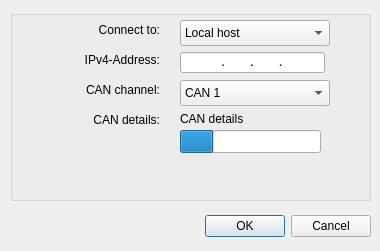
<?xml version="1.0" encoding="UTF-8"?>
<ui version="4.0">
 <class>QCanSocketDialog</class>
 <widget class="QDialog" name="QCanSocketDialog">
  <property name="geometry">
   <rect>
    <x>0</x>
    <y>0</y>
    <width>380</width>
    <height>251</height>
   </rect>
  </property>
  <property name="windowTitle">
   <string>Connect to CAN interface</string>
  </property>
  <widget class="QDialogButtonBox" name="pclButtonBox">
   <property name="geometry">
    <rect>
     <x>10</x>
     <y>210</y>
     <width>361</width>
     <height>32</height>
    </rect>
   </property>
   <property name="orientation">
    <enum>Qt::Horizontal</enum>
   </property>
   <property name="standardButtons">
    <set>QDialogButtonBox::Cancel|QDialogButtonBox::Ok</set>
   </property>
  </widget>
  <widget class="QGroupBox" name="pclGroupBoxM">
   <property name="geometry">
    <rect>
     <x>10</x>
     <y>10</y>
     <width>361</width>
     <height>191</height>
    </rect>
   </property>
   <property name="title">
    <string/>
   </property>
   <widget class="QLabel" name="pclLblHostM">
    <property name="geometry">
     <rect>
      <x>10</x>
      <y>10</y>
      <width>140</width>
      <height>20</height>
     </rect>
    </property>
    <property name="text">
     <string>Connect to:</string>
    </property>
    <property name="alignment">
     <set>Qt::AlignRight|Qt::AlignTrailing|Qt::AlignVCenter</set>
    </property>
   </widget>
   <widget class="QLabel" name="pclLblCanChannelM">
    <property name="geometry">
     <rect>
      <x>10</x>
      <y>70</y>
      <width>140</width>
      <height>20</height>
     </rect>
    </property>
    <property name="text">
     <string>CAN channel:</string>
    </property>
    <property name="alignment">
     <set>Qt::AlignRight|Qt::AlignTrailing|Qt::AlignVCenter</set>
    </property>
   </widget>
   <widget class="QLabel" name="pclLblCanDetailM">
    <property name="geometry">
     <rect>
      <x>10</x>
      <y>100</y>
      <width>140</width>
      <height>20</height>
     </rect>
    </property>
    <property name="text">
     <string>CAN details:</string>
    </property>
    <property name="alignment">
     <set>Qt::AlignRight|Qt::AlignTrailing|Qt::AlignVCenter</set>
    </property>
   </widget>
   <widget class="QLabel" name="pclLblHostAddressM">
    <property name="geometry">
     <rect>
      <x>10</x>
      <y>40</y>
      <width>140</width>
      <height>20</height>
     </rect>
    </property>
    <property name="text">
     <string>IPv4-Address:</string>
    </property>
    <property name="alignment">
     <set>Qt::AlignRight|Qt::AlignTrailing|Qt::AlignVCenter</set>
    </property>
   </widget>
   <widget class="QComboBox" name="pclCbxCanChannelM">
    <property name="geometry">
     <rect>
      <x>170</x>
      <y>70</y>
      <width>150</width>
      <height>26</height>
     </rect>
    </property>
    <item>
     <property name="text">
      <string>CAN 1</string>
     </property>
    </item>
    <item>
     <property name="text">
      <string>CAN 2</string>
     </property>
    </item>
    <item>
     <property name="text">
      <string>CAN 3</string>
     </property>
    </item>
    <item>
     <property name="text">
      <string>CAN 4</string>
     </property>
    </item>
   </widget>
   <widget class="QLineEdit" name="pclEdtHostAddressM">
    <property name="geometry">
     <rect>
      <x>170</x>
      <y>42</y>
      <width>145</width>
      <height>21</height>
     </rect>
    </property>
    <property name="font">
     <font>
      <family>Courier</family>
     </font>
    </property>
    <property name="inputMask">
     <string>000.000.000.000</string>
    </property>
    <property name="alignment">
     <set>Qt::AlignCenter</set>
    </property>
   </widget>
   <widget class="QComboBox" name="pclCbxHostM">
    <property name="geometry">
     <rect>
      <x>170</x>
      <y>10</y>
      <width>150</width>
      <height>26</height>
     </rect>
    </property>
    <item>
     <property name="text">
      <string>Local host</string>
     </property>
    </item>
    <item>
     <property name="text">
      <string>Remote server</string>
     </property>
    </item>
   </widget>
   <widget class="QLabel" name="pclLblCanInfoM">
    <property name="geometry">
     <rect>
      <x>170</x>
      <y>102</y>
      <width>148</width>
      <height>60</height>
     </rect>
    </property>
    <property name="text">
     <string>CAN details</string>
    </property>
    <property name="alignment">
     <set>Qt::AlignLeading|Qt::AlignLeft|Qt::AlignTop</set>
    </property>
   </widget>
   <widget class="QProgressBar" name="progressBar">
    <property name="geometry">
     <rect>
      <x>170</x>
      <y>120</y>
      <width>141</width>
      <height>23</height>
     </rect>
    </property>
    <property name="value">
     <number>24</number>
    </property>
    <property name="textVisible">
     <bool>false</bool>
    </property>
   </widget>
  </widget>
 </widget>
 <tabstops>
  <tabstop>pclCbxHostM</tabstop>
  <tabstop>pclEdtHostAddressM</tabstop>
  <tabstop>pclCbxCanChannelM</tabstop>
 </tabstops>
 <resources/>
 <connections>
  <connection>
   <sender>pclButtonBox</sender>
   <signal>accepted()</signal>
   <receiver>QCanSocketDialog</receiver>
   <slot>accept()</slot>
   <hints>
    <hint type="sourcelabel">
     <x>248</x>
     <y>210</y>
    </hint>
    <hint type="destinationlabel">
     <x>157</x>
     <y>250</y>
    </hint>
   </hints>
  </connection>
  <connection>
   <sender>pclButtonBox</sender>
   <signal>rejected()</signal>
   <receiver>QCanSocketDialog</receiver>
   <slot>reject()</slot>
   <hints>
    <hint type="sourcelabel">
     <x>316</x>
     <y>210</y>
    </hint>
    <hint type="destinationlabel">
     <x>286</x>
     <y>250</y>
    </hint>
   </hints>
  </connection>
 </connections>
</ui>
